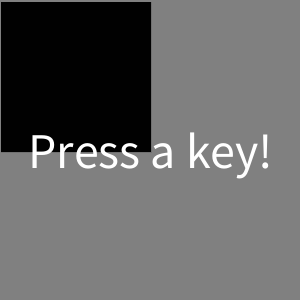
Frame 1 (no input)
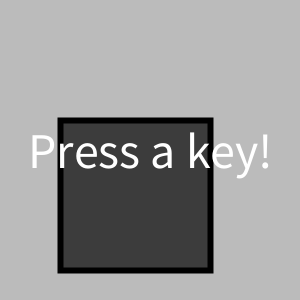
Frame 60 (the mouse pressed at the canvas centre just before this capture)
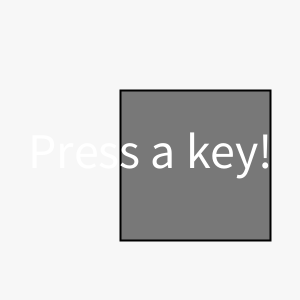
Frame 120 (the mouse held since frame 60 and released just before this capture)

The Processing sketch that drew these frames (run headless with seeded random() and noise(); from frame 60 on, the mouse is pressed at the canvas centre):

// Processing sketch: helloProcessing
// ── helloProcessing.pde
/*
 * Basic Processing Sketch by Bryce Summers on 1/7/2016.
 * Expanded, utilized, or adapted by __________________ on __________.
 *
 * Purpose: This sketh shows some of the minumum requirements for a processing sketch and
 *          some essential built in functions and variables.
 */

// Processing will call this function to set up all of the initial parameters,
// EVERY processing sketch should have this function.
void setup()
{
  size(300, 300);
}

// Processing calls this function once per frame to draw objects to the screen.
// You can also modify the state's of these object from frame to frame to create an animation.
// EVERY processing sketch should have this function.
void draw()
{
  // Draw a white background on the screen every frame to clear away the old drawings.
  background((frameCount + 255/2)%255);
  
  // Set the thickness of the lines (rather than filled shapes.)
  strokeWeight((frameCount/10)%10);
  
  // Set the color of the lines, such as the outline of the rectangle.
  int gray_val = (-frameCount)%255; 
  stroke(gray_val, gray_val, gray_val);
  
  // Make's the following filled shapes filled from a gradient of 0 - 255, where 0 is black and 255 is white.
  fill(frameCount%255); // Note % is the mod operator and a % b returns the remainder of a / b
  
  // Draw a rectangle to the screen. It is a certain color because of the previous fill command.
  rect(frameCount % (width/2), frameCount*2 % (height/2), width/2, height/2);
  
  // Draw a nice message.
  textAlign(CENTER, CENTER);
  textSize(50);
  fill(255);// white
  text("Press a key!", width/2, height/2);
}

void keyPressed() 
{
  noLoop(); // Every time the user presses any key, the animation stops.
}

void keyReleased()
{
  loop(); // Every time the user releases any key, the animation starts going again.
}
